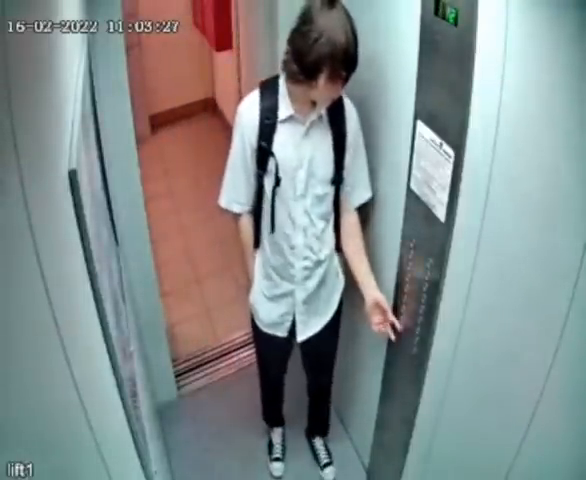
#> input picture frame 75 of videoplayback.mp4, 586 x 480 px
$ python videos.py   (older library calls are emulated)
#> lines starting #> are read from the running program, lines starting #| are printed output that depends on the picture
import cv2
import numpy as np
from cv2 import convertScaleAbs

cap = cv2.VideoCapture('videoplayback.mp4')

while (1):

    # Take each frame
    _, frame = cap.read()
#> frame is the input picture: shape (480, 586, 3); mean B, G, R 141.7, 141.5, 131.9
    sobelx3 = cv2.Sobel(frame, cv2.CV_64F, 1, 0, ksize=3)
    sobely3 = cv2.Sobel(frame, cv2.CV_64F, 0, 1, ksize=3)
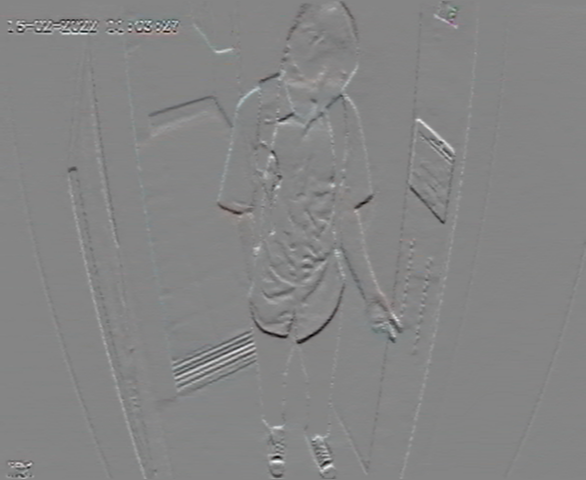
#> sobely3: shape (480, 586, 3) float64; mean B, G, R 0, 0, -0.5; drawn with min black and max white
    abs_grad_x3 = cv2.convertScaleAbs(sobelx3)
    abs_grad_y3 = cv2.convertScaleAbs(sobely3)
    sobelx5 = cv2.Sobel(frame, cv2.CV_64F, 1, 0, ksize=5)
    sobely5 = cv2.Sobel(frame, cv2.CV_64F, 0, 1, ksize=5)
    abs_grad_x5 = cv2.convertScaleAbs(sobelx5)
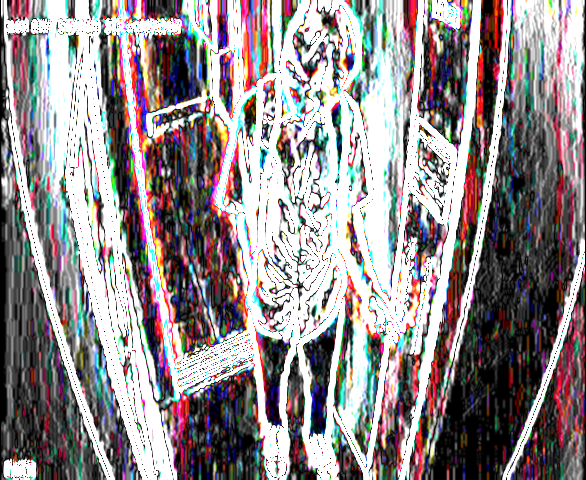
#> abs_grad_x5: shape (480, 586, 3); mean B, G, R 141, 138.7, 146
    abs_grad_y5 = cv2.convertScaleAbs(sobely5)
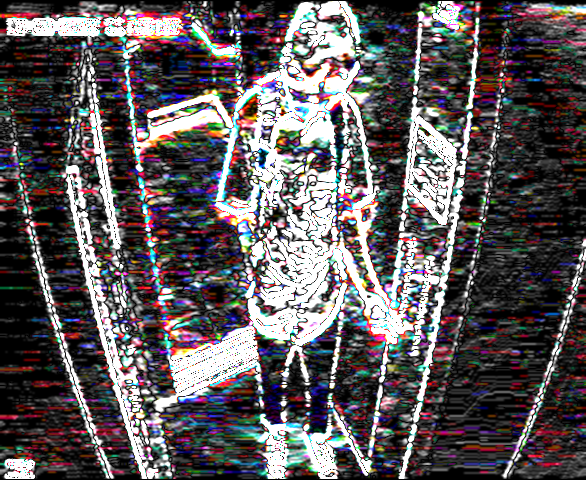
#> abs_grad_y5: shape (480, 586, 3); mean B, G, R 91, 88.7, 94.1
    sobelx7 = cv2.Sobel(frame, cv2.CV_64F, 1, 0, ksize=7)
    sobely7 = cv2.Sobel(frame, cv2.CV_64F, 0, 1, ksize=7)
    abs_grad_x7 = cv2.convertScaleAbs(sobelx7)
    abs_grad_y7 = cv2.convertScaleAbs(sobely7)


    grad3 = cv2.addWeighted(abs_grad_x3, 0.5, abs_grad_y3, 0.5, 0)
    grad5 = cv2.addWeighted(abs_grad_x5, 0.5, abs_grad_y5, 0.5, 0)
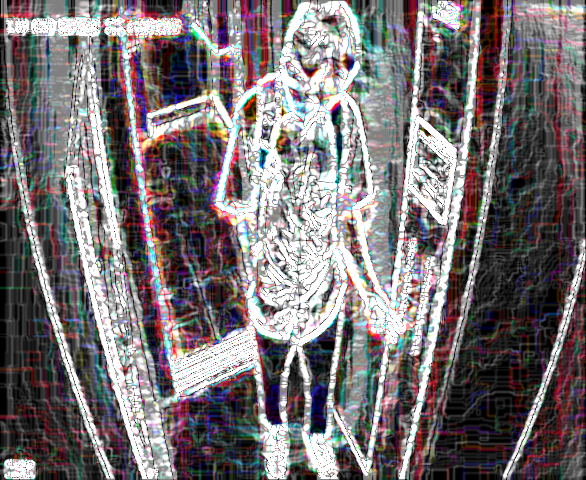
#> grad5: shape (480, 586, 3); mean B, G, R 116, 113.7, 120.1
    grad7 = cv2.addWeighted(abs_grad_x7, 0.5, abs_grad_y7, 0.5, 0)
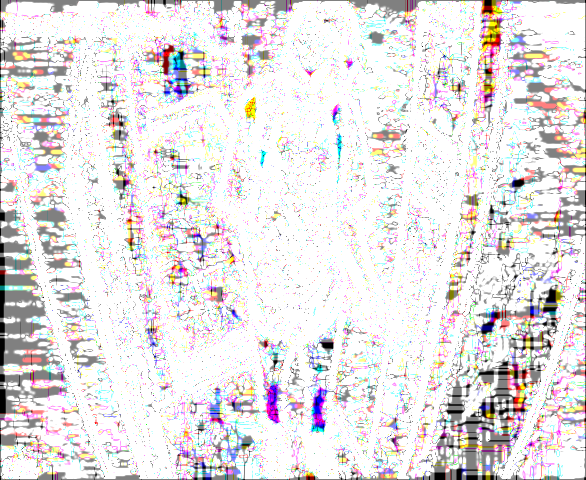
#> grad7: shape (480, 586, 3); mean B, G, R 227, 226.1, 229.5

    low_sigma = cv2.GaussianBlur(frame, (3, 3), 0)
    high_sigma = cv2.GaussianBlur(frame, (5, 5), 0)
    dog = low_sigma - high_sigma
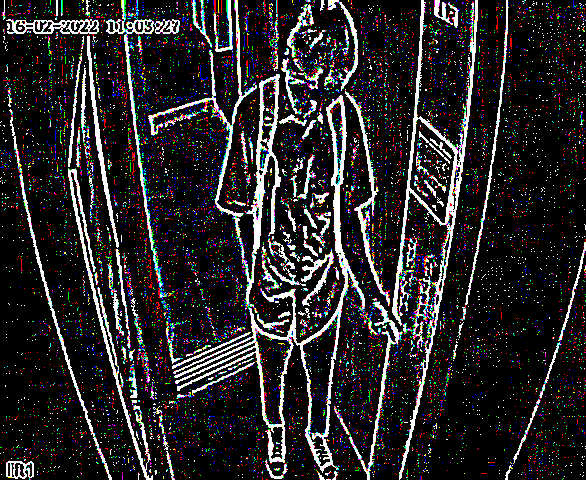
#> dog: shape (480, 586, 3); mean B, G, R 37, 36.1, 37.8
    dog = convertScaleAbs(dog)
    sigma = 1
    gauss = cv2.GaussianBlur(frame, (3, 3), sigma)
    laplacian = cv2.Laplacian(gauss, cv2.CV_64F, ksize = 3)
    laplacian = convertScaleAbs(laplacian)
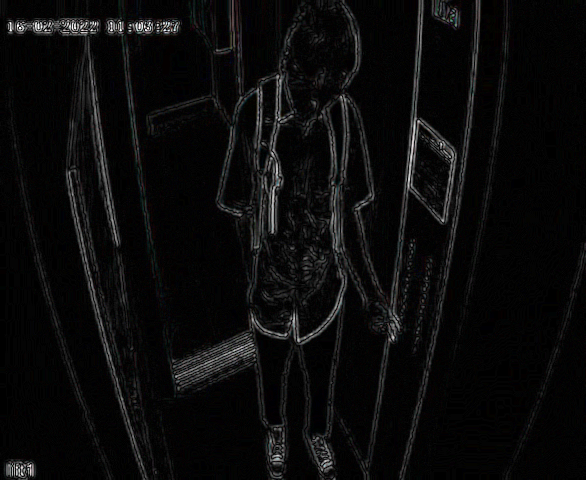
#> laplacian: shape (480, 586, 3); mean B, G, R 11, 10.9, 11.1

    cv2.imshow('SOBEL 3X3', grad3)
    cv2.imshow('SOBEL 5X5', grad5)
    cv2.imshow('SOBEL 7X7', grad7)
    cv2.imshow('DIFFOFGAUSSIAN', dog)
    cv2.imshow('laplacian', laplacian)
    k = cv2.waitKey(5) & 0xFF
#> (key Esc is pressed here)
    if k == 27:
        break

cv2.destroyAllWindows()

# release the frame
cap.release()

$ run again, starting later in the video
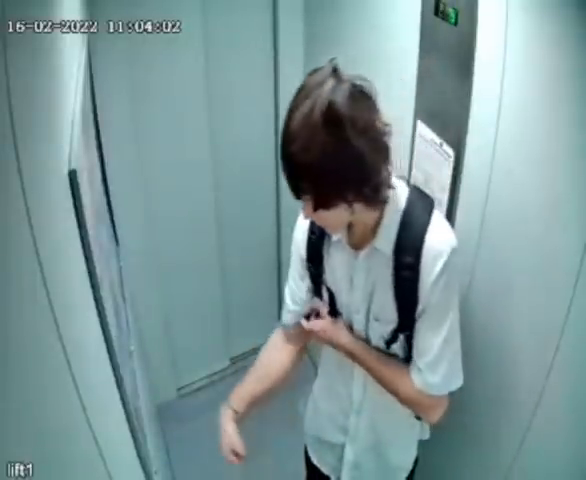
#> input picture frame 341 of videoplayback.mp4, 586 x 480 px
#> frame is the input picture: shape (480, 586, 3); mean B, G, R 152.2, 150.2, 124.8
#> `grad7 = cv2.addWeighted(abs_grad_x7, 0.5, abs_grad_y7, 0.5, 0)`:
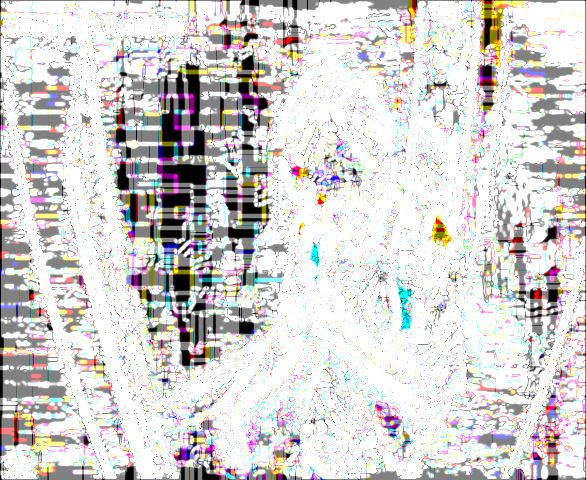
#> grad7: shape (480, 586, 3); mean B, G, R 212, 211.9, 215.4
#> `laplacian = convertScaleAbs(laplacian)`:
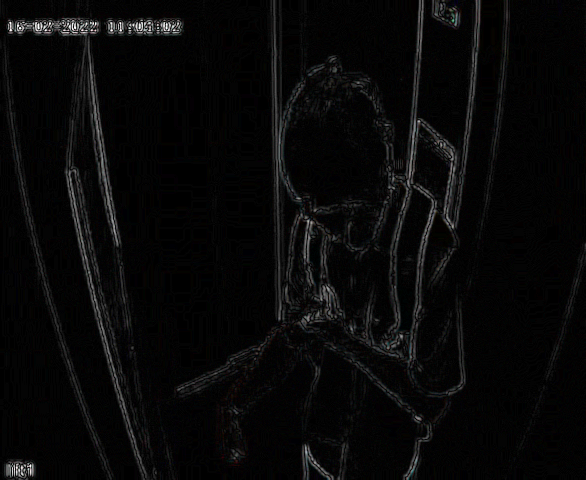
#> laplacian: shape (480, 586, 3); mean B, G, R 8.3, 8.3, 8.4

$ run again, starting later in the video
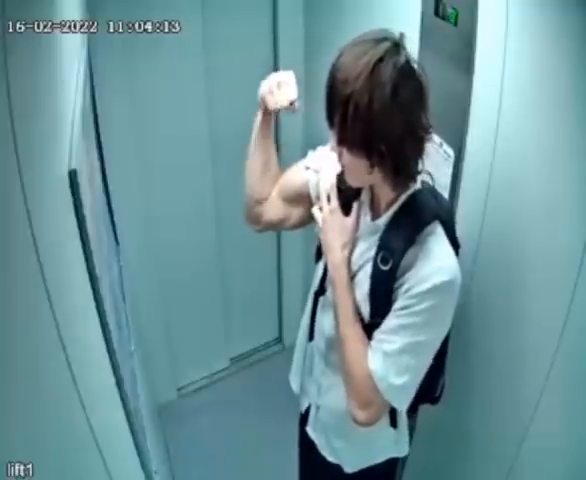
#> input picture frame 606 of videoplayback.mp4, 586 x 480 px
#> frame is the input picture: shape (480, 586, 3); mean B, G, R 151.8, 145.7, 108.2
#> `grad7 = cv2.addWeighted(abs_grad_x7, 0.5, abs_grad_y7, 0.5, 0)`:
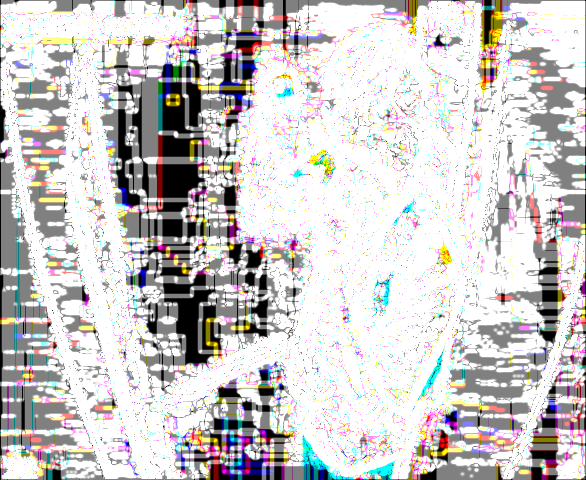
#> grad7: shape (480, 586, 3); mean B, G, R 201.1, 201.3, 204.2
#> `laplacian = convertScaleAbs(laplacian)`:
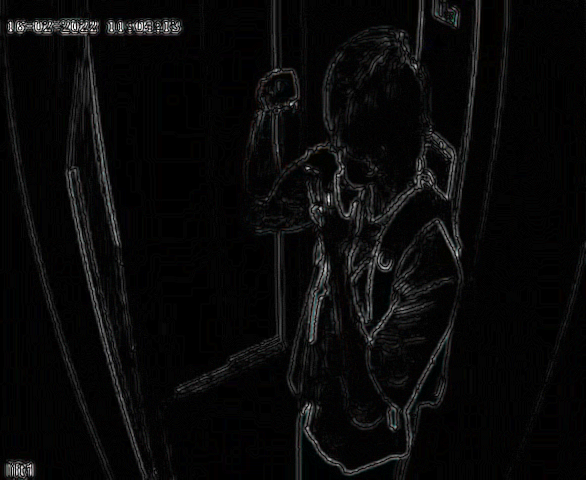
#> laplacian: shape (480, 586, 3); mean B, G, R 9, 9, 9
